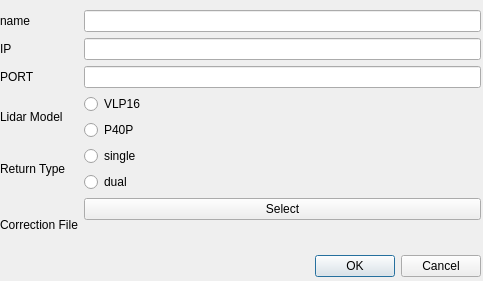
<?xml version="1.0" encoding="UTF-8"?>
<ui version="4.0">
 <class>AddLidarDialog</class>
 <widget class="QDialog" name="AddLidarDialog">
  <property name="geometry">
   <rect>
    <x>0</x>
    <y>0</y>
    <width>483</width>
    <height>281</height>
   </rect>
  </property>
  <property name="windowTitle">
   <string>Dialog</string>
  </property>
  <widget class="QDialogButtonBox" name="buttonBox">
   <property name="geometry">
    <rect>
     <x>10</x>
     <y>250</y>
     <width>471</width>
     <height>32</height>
    </rect>
   </property>
   <property name="orientation">
    <enum>Qt::Horizontal</enum>
   </property>
   <property name="standardButtons">
    <set>QDialogButtonBox::Cancel|QDialogButtonBox::Ok</set>
   </property>
  </widget>
  <widget class="QWidget" name="gridLayoutWidget">
   <property name="geometry">
    <rect>
     <x>0</x>
     <y>10</y>
     <width>481</width>
     <height>241</height>
    </rect>
   </property>
   <layout class="QGridLayout" name="gridLayout">
    <item row="2" column="1">
     <widget class="QLineEdit" name="ipInput"/>
    </item>
    <item row="5" column="0">
     <widget class="QLabel" name="returnTypeLabel">
      <property name="text">
       <string>Return Type</string>
      </property>
     </widget>
    </item>
    <item row="4" column="0">
     <widget class="QLabel" name="lidarModelLabel">
      <property name="text">
       <string>Lidar Model</string>
      </property>
     </widget>
    </item>
    <item row="4" column="1">
     <layout class="QGridLayout" name="gridLayout_2">
      <item row="2" column="0">
       <widget class="QRadioButton" name="pandar40RadioButton">
        <property name="text">
         <string>P40P</string>
        </property>
       </widget>
      </item>
      <item row="0" column="0">
       <widget class="QRadioButton" name="vlp16RadioButton">
        <property name="text">
         <string>VLP16</string>
        </property>
       </widget>
      </item>
     </layout>
    </item>
    <item row="5" column="1">
     <layout class="QGridLayout" name="gridLayout_3">
      <item row="1" column="1">
       <widget class="QRadioButton" name="singleRadioButton">
        <property name="text">
         <string>single</string>
        </property>
       </widget>
      </item>
      <item row="2" column="1">
       <widget class="QRadioButton" name="dualRadioButton">
        <property name="text">
         <string>dual</string>
        </property>
       </widget>
      </item>
     </layout>
    </item>
    <item row="3" column="0">
     <widget class="QLabel" name="portLabel">
      <property name="text">
       <string>PORT</string>
      </property>
     </widget>
    </item>
    <item row="2" column="0">
     <widget class="QLabel" name="ipLabel">
      <property name="text">
       <string>IP</string>
      </property>
     </widget>
    </item>
    <item row="3" column="1">
     <widget class="QLineEdit" name="portInput"/>
    </item>
    <item row="0" column="0">
     <widget class="QLabel" name="nameLabel">
      <property name="text">
       <string>name</string>
      </property>
     </widget>
    </item>
    <item row="0" column="1">
     <widget class="QLineEdit" name="nameInput"/>
    </item>
    <item row="6" column="0">
     <widget class="QLabel" name="correctionFileLabel">
      <property name="text">
       <string>Correction File</string>
      </property>
     </widget>
    </item>
    <item row="6" column="1">
     <layout class="QVBoxLayout" name="verticalLayout">
      <item>
       <widget class="QPushButton" name="selectFileButton">
        <property name="text">
         <string>Select</string>
        </property>
       </widget>
      </item>
      <item>
       <widget class="QLabel" name="correctionFileInput">
        <property name="text">
         <string/>
        </property>
       </widget>
      </item>
     </layout>
    </item>
   </layout>
  </widget>
 </widget>
 <resources/>
 <connections>
  <connection>
   <sender>buttonBox</sender>
   <signal>accepted()</signal>
   <receiver>AddLidarDialog</receiver>
   <slot>accept()</slot>
   <hints>
    <hint type="sourcelabel">
     <x>248</x>
     <y>254</y>
    </hint>
    <hint type="destinationlabel">
     <x>157</x>
     <y>274</y>
    </hint>
   </hints>
  </connection>
  <connection>
   <sender>buttonBox</sender>
   <signal>rejected()</signal>
   <receiver>AddLidarDialog</receiver>
   <slot>reject()</slot>
   <hints>
    <hint type="sourcelabel">
     <x>316</x>
     <y>260</y>
    </hint>
    <hint type="destinationlabel">
     <x>286</x>
     <y>274</y>
    </hint>
   </hints>
  </connection>
 </connections>
</ui>
